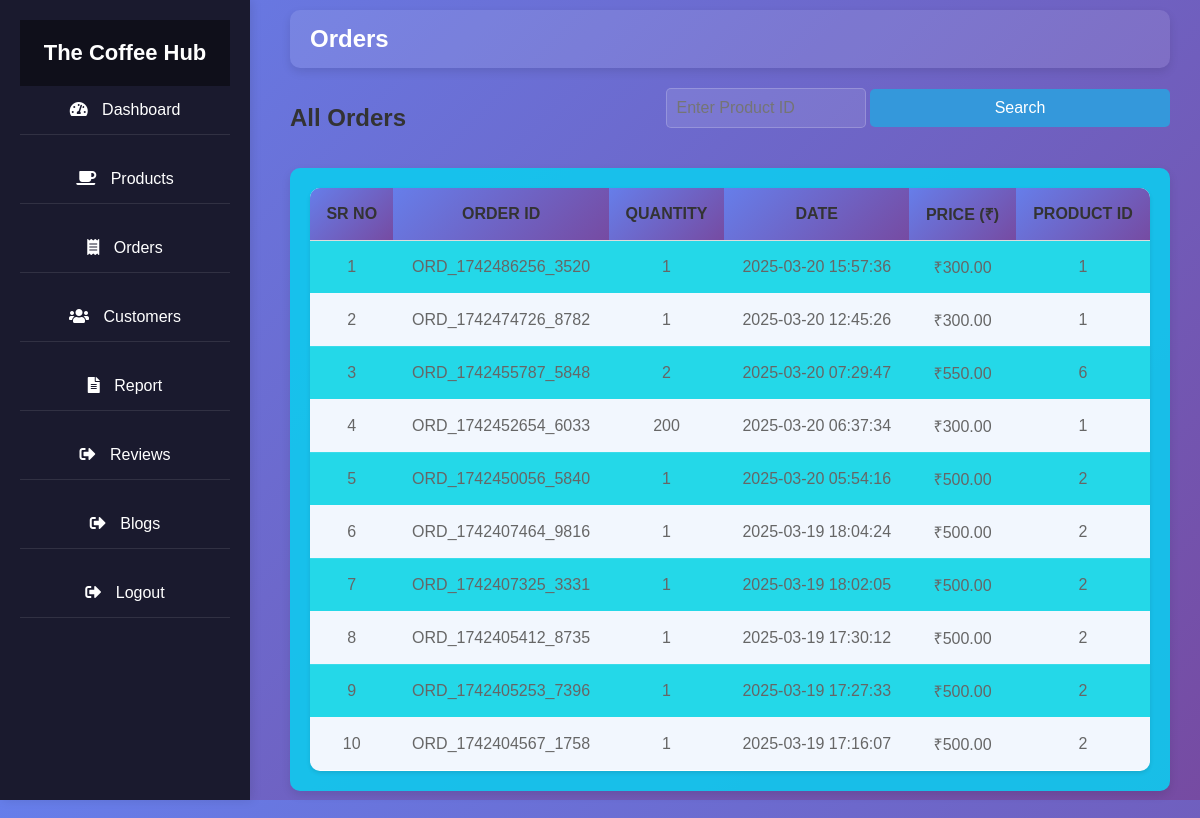
/orders.php, run on the app's committed database.
### tables this page shows
CREATE TABLE IF NOT EXISTS `orders` (
  `id` int NOT NULL AUTO_INCREMENT,
  `product_name` varchar(255) DEFAULT NULL,
  `status` enum('Pending','Completed','Cancelled') DEFAULT NULL,
  `quantity` int NOT NULL DEFAULT '1',
  `Order_id` varchar(255) NOT NULL,
  `product_id` int NOT NULL,
  `price` decimal(10,2) NOT NULL,
  `order_date` timestamp NULL DEFAULT CURRENT_TIMESTAMP,
  `customer_name` varchar(255) DEFAULT NULL,
  `is_cancelled` tinyint(1) NOT NULL DEFAULT '0',
  PRIMARY KEY (`id`)
);

### orders.php (the view, shortened to what this page needs)
<?php
include 'db_connect.php';
$search_product_id = '';
?>
<!DOCTYPE html>
<html lang="en">
<head>
    <link rel="stylesheet" href="admin.css">
    <link rel="stylesheet" href="https://cdnjs.cloudflare.com/ajax/libs/font-awesome/5.15.4/css/all.min.css">
</head>
<body>
    <div class="sidebar">
        <h2>The Coffee Hub</h2>
        <ul>
            <li><a href="Dashbord.php"><i class="fas fa-tachometer-alt"></i> Dashboard</a></li>
            <li><a href="products.php"><i class="fas fa-coffee"></i> Products</a></li>
            <li><a href="orders.php" class="active"><i class="fas fa-receipt"></i> Orders</a></li>
            <li><a href="customers.php"><i class="fas fa-users"></i> Customers</a></li>
            <li><a href="report.php"><i class="fas fa-file-alt"></i> Report</a></li>
            <li><a href="admin_reviews.php"><i class="fas fa-sign-out-alt"></i> Reviews</a></li>
            <li><a href="add_blog.php"><i class="fas fa-sign-out-alt"></i> Blogs</a></li>
            <li><a href="logout.php"><i class="fas fa-sign-out-alt"></i> Logout</a></li>
        </ul>
    </div>
    <div class="main-content">
        <header>
            <h2>Orders</h2>
        </header>
        <main>
            <div class="orders-header">
                <h3>All Orders</h3>
                <form class="search-form" method="GET" action="">
                    <input type="text" name="search_product_id" placeholder="Enter Product ID" value="<?php echo htmlspecialchars($search_product_id); ?>">
                    <input type="submit" value="Search">
                </form>
            </div>
            <div class="orders-table">
                <table>
                    <thead>
                        <tr>
                            <th>Sr No</th>
                            <th>Order ID</th>
                            <th>Quantity</th>
                            <th>Date</th>
                            <th>Price (₹)</th>
                            <th>Product ID</th>
                        </tr>
                    </thead>
                    <tbody>
                        <?php
                        $query = "
                            SELECT
                                o.id,
                                o.Order_id,
                                o.quantity,
                                o.order_date,
                                o.price,
                                o.product_id
                            FROM orders o
                        ";
                        $query .= " ORDER BY o.id DESC LIMIT 10 OFFSET 0";
                        $result = $conn->query($query);
                        $sr_no = 1;
                        if ($result->num_rows > 0) {
                            while ($row = $result->fetch_assoc()) {
                                echo "<tr>
                                    <td>{$sr_no}</td>
                                    <td>{$row['Order_id']}</td>
                                    <td>{$row['quantity']}</td>
                                    <td>{$row['order_date']}</td>
                                    <td>₹{$row['price']}</td>
                                    <td>{$row['product_id']}</td>
                                </tr>";
                                $sr_no++;
                            }
                        } else {
                            echo "<tr><td colspan='6'>No orders found</td></tr>";
                        }
                        ?>
                    </tbody>
                </table>
            </div>
        </main>
    </div>
</body>
</html>

### admin.css (style rules this page uses)
* { margin: 0; padding: 0; box-sizing: border-box; font-family: 'Poppins', sans-serif; }
body { display: flex; min-height: 100vh; background-color: #f4f7fc; }
.sidebar { width: 250px; height: 100vh; background: #333; padding: 20px; color: #fff; }
.sidebar h2 { font-size: 20px; margin-top: 0; }
.sidebar ul { list-style: none; padding-left: 0; }
.sidebar ul li { margin-bottom: 20px; }
.sidebar ul li a { color: #fff; text-decoration: none; font-size: 18px; display: flex; align-items: center; }
.sidebar ul li a .fas { margin-right: 10px; }
.main-content { width: 100%; padding: 20px; }
header { display: flex; justify-content: space-between; align-items: center; }
header h2 { font-size: 24px; color: #333; }
table { width: 100%; border-collapse: collapse; }
table thead { background: #f4f4f4; text-align: left; }
table thead th { padding: 10px; font-size: 16px; color: #333; }
table tbody tr td { padding: 10px; font-size: 16px; color: #666; }
.orders-header { display: flex; justify-content: space-between; align-items: center; margin-top: 20px; }
.orders-header h3 { font-size: 24px; color: #333; }
.orders-header input { padding: 10px; font-size: 16px; border: 1px solid #ddd; border-radius: 5px; width: 300px; }
.orders-table { margin-top: 20px; }
.orders-table table { width: 100%; border-collapse: collapse; background: #fff; box-shadow: 0 2px 4px rgba(0, 0, 0, 0.1); border-radius: 10px; overflow: hidden; }
.orders-table thead { background-color: #f4f4f4; text-align: left; }
.orders-table thead th { padding: 15px; font-size: 16px; color: #333; border-bottom: 1px solid #ddd; }
.orders-table tbody tr { border-bottom: 1px solid #ddd; }
.orders-table tbody tr:last-child { border-bottom: none; }
.orders-table tbody td { padding: 15px; font-size: 16px; color: #666; }
body { font-family: Arial, sans-serif; background-color: #f4f4f4; display: flex; justify-content: center; align-items: center; height: 100vh; margin: 0; }

### orders.php (style rules this page uses)
body { font-family: 'Poppins', sans-serif; background: linear-gradient(135deg, #667eea, #764ba2); color: white; margin: 0; padding: 0; }
.sidebar { background: #1a1a2e; color: white; width: 250px; height: 100vh; position: fixed; left: 0; top: 0; padding-top: 20px; box-shadow: 2px 0 10px rgba(0, 0, 0, 0.1); }
.sidebar h2 { text-align: center; font-size: 22px; padding: 20px 0; margin: 0; background: #0f0f1a; }
.sidebar ul { list-style: none; padding: 0; }
.sidebar ul li { padding: 15px; text-align: center; border-bottom: 1px solid rgba(255, 255, 255, 0.1); }
.sidebar ul li a { color: white; text-decoration: none; display: block; font-size: 16px; transition: color 0.3s; }
.main-content { margin-left: 260px; padding: 30px; }
header { display: flex; justify-content: space-between; align-items: center; padding: 15px 20px; background: rgba(255, 255, 255, 0.1); border-radius: 10px; margin-bottom: 20px; box-shadow: 0 4px 10px rgba(0, 0, 0, 0.1); }
header h2 { margin: 0; font-size: 24px; color: white; }
.orders-table { overflow-x: auto; border-radius: 10px; background: rgba(15, 202, 239, 0.9); padding: 20px; box-shadow: 0 4px 10px rgba(0, 0, 0, 0.1); }
table { width: 100%; border-collapse: collapse; color: purple; background: rgba(255, 255, 255, 0.1); border-radius: 10px; overflow: hidden; }
th, td { padding: 12px 15px; text-align: center; border-bottom: 1px solid rgba(255, 255, 255, 0.1); }
th { background: linear-gradient(135deg, #667eea, #764ba2); color: white; font-weight: bold; text-transform: uppercase; font-size: 14px; }
tr { transition: all 0.3s ease; background-color: rgba(9, 212, 230, 0.89); }
tr:nth-child(even) { background-color: rgba(9, 109, 230, 0.05); }
.search-form { margin-bottom: 20px; }
.search-form input[type="text"] { padding: 10px; border: 1px solid rgba(255, 255, 255, 0.2); border-radius: 5px; width: 200px; background: rgba(255, 255, 255, 0.1); color: white; }
.search-form input[type="submit"] { padding: 10px 20px; background-color: #3498db; color: white; border: none; border-radius: 5px; cursor: pointer; transition: background-color 0.3s; }

### data on the page
orders: Order "ORD_1742486256_3520", quantity "1", order_date "2025-03-20 15:57:36", price "300.00", product "1"
orders: Order "ORD_1742474726_8782", quantity "1", order_date "2025-03-20 12:45:26", price "300.00", product "1"
orders: Order "ORD_1742455787_5848", quantity "2", order_date "2025-03-20 07:29:47", price "550.00", product "6"
orders: Order "ORD_1742452654_6033", quantity "200", order_date "2025-03-20 06:37:34", price "300.00", product "1"
orders: Order "ORD_1742450056_5840", quantity "1", order_date "2025-03-20 05:54:16", price "500.00", product "2"
orders: Order "ORD_1742407464_9816", quantity "1", order_date "2025-03-19 18:04:24", price "500.00", product "2"
orders: Order "ORD_1742407325_3331", quantity "1", order_date "2025-03-19 18:02:05", price "500.00", product "2"
orders: Order "ORD_1742405412_8735", quantity "1", order_date "2025-03-19 17:30:12", price "500.00", product "2"
orders: Order "ORD_1742405253_7396", quantity "1", order_date "2025-03-19 17:27:33", price "500.00", product "2"
orders: Order "ORD_1742404567_1758", quantity "1", order_date "2025-03-19 17:16:07", price "500.00", product "2"
